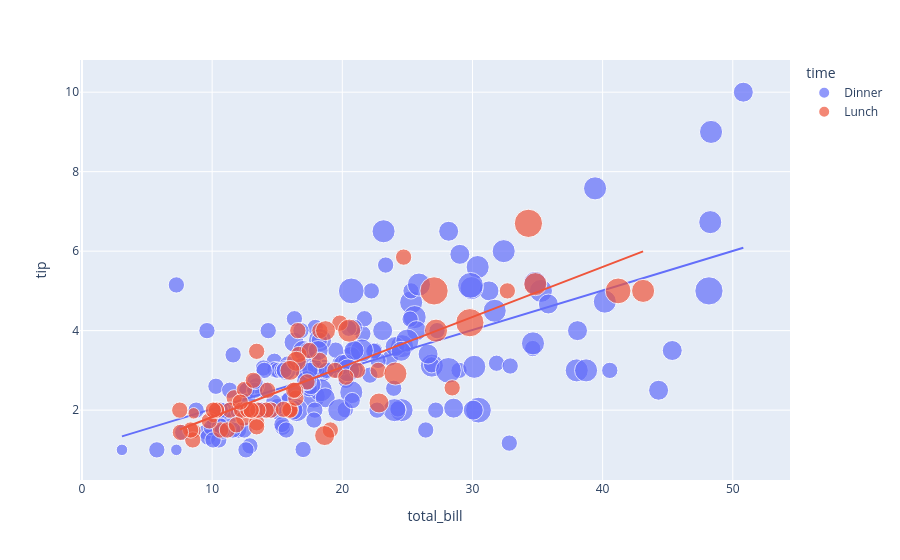

Notebook code for this chart:
### Code cell
figure=px.scatter(data_frame=data,x="total_bill",y="tip",size="size",color="time",trendline="ols")
figure.show()

### Figure 1 — Plotly figure (JSON) as saved in the notebook; plotly's stock layout.template omitted (floating-point values rounded to 4 significant figures; data arrays with more than 128 entries replaced by an {"elided": "..."} marker saying what was removed)
{"data": [{"hovertemplate": "time=Dinner<br>total_bill=%{x}<br>tip=%{y}<br>size=%{marker.size}<extra></extra>", "legendgroup": "Dinner", "marker": {"color": "#636efa", "size": {"elided": "176 int values"}, "sizemode": "area", "sizeref": 0.015, "symbol": "circle"}, "mode": "markers", "name": "Dinner", "orientation": "v", "showlegend": true, "type": "scatter", "x": {"elided": "176 float values"}, "xaxis": "x", "y": {"elided": "176 float values"}, "yaxis": "y"}, {"hovertemplate": "<b>OLS trendline</b><br>tip = 0.0994262 * total_bill + 1.03489<br>R<sup>2</sup>=0.400526<br><br>time=Dinner<br>total_bill=%{x}<br>tip=%{y} <b>(trend)</b><extra></extra>", "legendgroup": "Dinner", "marker": {"color": "#636efa", "symbol": "circle"}, "mode": "lines", "name": "Dinner", "showlegend": false, "type": "scatter", "x": {"elided": "176 float values"}, "xaxis": "x", "y": {"elided": "176 float values"}, "yaxis": "y"}, {"hovertemplate": "time=Lunch<br>total_bill=%{x}<br>tip=%{y}<br>size=%{marker.size}<extra></extra>", "legendgroup": "Lunch", "marker": {"color": "#EF553B", "size": [4, 2, 2, 2, 2, 1, 2, 2, 4, 2, 2, 2, 2, 2, 2, 4, 2, 2, 2, 2, 2, 6, 2, 2, 2, 3, 2, 2, 2, 2, 2, 2, 2, 2, 2, 2, 2, 6, 5, 6, 2, 2, 3, 2, 2, 2, 2, 2, 2, 2, 2, 2, 4, 2, 2, 3, 2, 2, 2, 4, 3, 2, 2, 1, 3, 2, 2, 2], "sizemode": "area", "sizeref": 0.015, "symbol": "circle"}, "mode": "markers", "name": "Lunch", "orientation": "v", "showlegend": true, "type": "scatter", "x": [27.2, 22.76, 17.29, 19.44, 16.66, 10.07, 32.68, 15.98, 34.83, 13.03, 18.28, 24.71, 21.16, 10.65, 12.43, 24.08, 11.69, 13.42, 14.26, 15.95, 12.48, 29.8, 8.52, 14.52, 11.38, 22.82, 19.08, 20.27, 11.17, 12.26, 18.26, 8.51, 10.33, 14.15, 16.0, 13.16, 17.47, 34.3, 41.19, 27.05, 16.43, 8.35, 18.64, 11.87, 9.78, 7.51, 19.81, 28.44, 15.48, 16.58, 7.56, 10.34, 43.11, 13.0, 13.51, 18.71, 12.74, 13.0, 16.4, 20.53, 16.47, 12.16, 13.42, 8.58, 15.98, 13.42, 16.27, 10.09], "xaxis": "x", "y": [4.0, 3.0, 2.71, 3.0, 3.4, 1.83, 5.0, 2.03, 5.17, 2.0, 4.0, 5.85, 3.0, 1.5, 1.8, 2.92, 2.31, 1.68, 2.5, 2.0, 2.52, 4.2, 1.48, 2.0, 2.0, 2.18, 1.5, 2.83, 1.5, 2.0, 3.25, 1.25, 2.0, 2.0, 2.0, 2.75, 3.5, 6.7, 5.0, 5.0, 2.3, 1.5, 1.36, 1.63, 1.73, 2.0, 4.19, 2.56, 2.02, 4.0, 1.44, 2.0, 5.0, 2.0, 2.0, 4.0, 2.01, 2.0, 2.5, 4.0, 3.23, 2.2, 3.48, 1.92, 3.0, 1.58, 2.5, 2.0], "yaxis": "y"}, {"hovertemplate": "<b>OLS trendline</b><br>tip = 0.125853 * total_bill + 0.567362<br>R<sup>2</sup>=0.648708<br><br>time=Lunch<br>total_bill=%{x}<br>tip=%{y} <b>(trend)</b><extra></extra>", "legendgroup": "Lunch", "marker": {"color": "#EF553B", "symbol": "circle"}, "mode": "lines", "name": "Lunch", "showlegend": false, "type": "scatter", "x": [7.51, 7.56, 8.35, 8.51, 8.52, 8.58, 9.78, 10.07, 10.09, 10.33, 10.34, 10.65, 11.17, 11.38, 11.69, 11.87, 12.16, 12.26, 12.43, 12.48, 12.74, 13.0, 13.0, 13.03, 13.16, 13.42, 13.42, 13.42, 13.51, 14.15, 14.26, 14.52, 15.48, 15.95, 15.98, 15.98, 16.0, 16.27, 16.4, 16.43, 16.47, 16.58, 16.66, 17.29, 17.47, 18.26, 18.28, 18.64, 18.71, 19.08, 19.44, 19.81, 20.27, 20.53, 21.16, 22.76, 22.82, 24.08, 24.71, 27.05, 27.2, 28.44, 29.8, 32.68, 34.3, 34.83, 41.19, 43.11], "xaxis": "x", "y": [1.513, 1.519, 1.618, 1.638, 1.64, 1.647, 1.798, 1.835, 1.837, 1.867, 1.869, 1.908, 1.973, 2.0, 2.039, 2.061, 2.098, 2.11, 2.132, 2.138, 2.171, 2.203, 2.203, 2.207, 2.224, 2.256, 2.256, 2.256, 2.268, 2.348, 2.362, 2.395, 2.516, 2.575, 2.578, 2.578, 2.581, 2.615, 2.631, 2.635, 2.64, 2.654, 2.664, 2.743, 2.766, 2.865, 2.868, 2.913, 2.922, 2.969, 3.014, 3.061, 3.118, 3.151, 3.23, 3.432, 3.439, 3.598, 3.677, 3.972, 3.991, 4.147, 4.318, 4.68, 4.884, 4.951, 5.751, 5.993], "yaxis": "y"}], "layout": {"legend": {"itemsizing": "constant", "title": {"text": "time"}, "tracegroupgap": 0}, "margin": {"t": 60}, "xaxis": {"anchor": "y", "domain": [0, 1], "title": {"text": "total_bill"}}, "yaxis": {"anchor": "x", "domain": [0, 1], "title": {"text": "tip"}}}}
